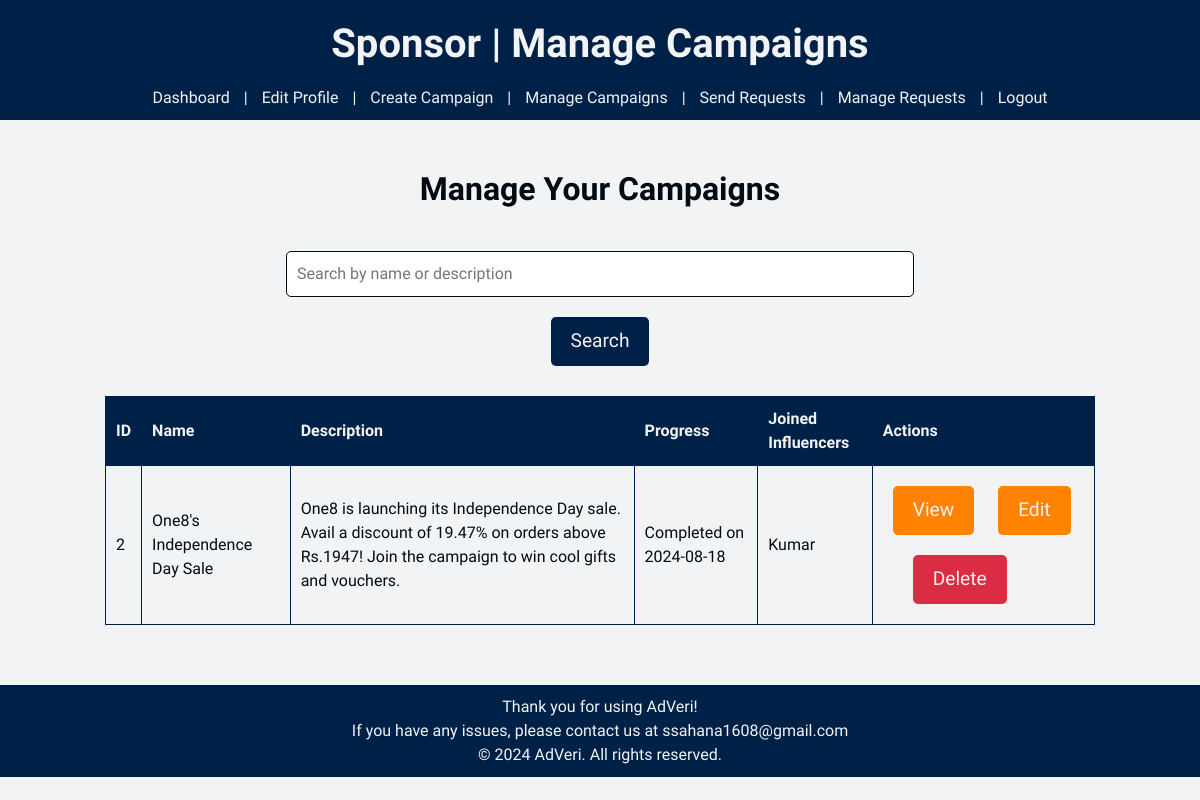
Page /sponsor/manage_campaigns (signed in) on the committed database.
### models.py (models this page shows)
class Campaign(db.Model):
    __tablename__ = 'campaigns'
    id = db.Column(db.Integer, primary_key=True, autoincrement=True)
    sponsor_id = db.Column(db.Integer, db.ForeignKey('sponsors.user_id'), nullable=False)
    name = db.Column(db.String(120), nullable=False)
    description = db.Column(db.Text, nullable=False)
    start_date = db.Column(db.Date, nullable=False)
    end_date = db.Column(db.Date, nullable=False)
    budget = db.Column(db.Float, nullable=False)
    visibility = db.Column(db.String(20), nullable=False)
    goals = db.Column(db.Text, nullable=False)
    ad_requests = db.relationship('AdRequest', backref='campaign', lazy=True, cascade="all, delete-orphan")
    flagged = db.relationship('Flagged', backref='campaign', lazy=True, cascade="all, delete-orphan")

class Influencer(db.Model):
    __tablename__ = 'influencers'
    id = db.Column(db.Integer, primary_key=True, autoincrement=True)
    user_id = db.Column(db.Integer, db.ForeignKey('users.id'), nullable=False)
    name = db.Column(db.String(120), unique = True, nullable=False)
    category = db.Column(db.String(120), nullable=False)
    niche = db.Column(db.String(120), nullable=False)
    reach = db.Column(db.Integer, nullable=False)
    platform = db.Column(db.String, nullable=False)
    earnings = db.Column(db.Float, default = 0, nullable = False)
    ad_requests = db.relationship('AdRequest', backref='influencer', lazy=True, cascade="all, delete-orphan")

### app.py (the view)
@app.route('/sponsor/manage_campaigns', methods = ['GET', 'POST'])
def sponsor_manage_campaigns():
    if 'user_id' not in session or session.get('role') != 'Sponsor':
        flash('Please log in as a sponsor to access this page.', 'error')
        return redirect(url_for('login'))
    sponsor_id = session['user_id']
    search_query = request.args.get('search', '')
    if search_query:
        campaigns = Campaign.query.filter(
            Campaign.name.ilike(f'%{search_query}%') |
            Campaign.description.ilike(f'%{search_query}%')
        ).all()
    else:
        campaigns = Campaign.query.filter(Campaign.sponsor_id == sponsor_id).all()
    campaign_details = []
    joined_influencers = []
    today = datetime.today().date()
    for campaign in campaigns:
        days_passed = (today - campaign.start_date).days
        total_days = (campaign.end_date - campaign.start_date).days
        progress = (days_passed / total_days) * 100 if total_days > 0 else 0
        if progress >= 100:
            progress = f'Completed on {campaign.end_date}'
        joined_influencers = db.session.query(Influencer.name).join(
            AdRequest, Influencer.user_id == AdRequest.influencer_id
        ).filter(
            AdRequest.campaign_id == campaign.id,
            AdRequest.status == 'Accepted'
        ).all()
        campaign_details.append({
            'campaign': campaign,
            'progress': progress or 0,
            'joined_influencers': [name for name, in joined_influencers] or []
        })
    return render_template('sponsor/manage_campaign.html',
                            campaigns = campaign_details)

### templates/sponsor/manage_campaign.html (shortened to what this page needs)
<!DOCTYPE html>
<html lang="en">
<head>
    <link href="https://cdn.jsdelivr.net/npm/bootstrap@5.0.2/dist/css/bootstrap.min.css" rel="stylesheet">
    <link rel="stylesheet" href="{{ url_for('static', filename='styles.css') }}">
</head>
<body>
    <header>
        <h1>Sponsor | Manage Campaigns</h1>
        <a href="{{ url_for('sponsor_dashboard')}}">Dashboard</a> |
        <a href="{{ url_for('sponsor_edit_profile') }}">Edit Profile</a> |
        <a href="{{ url_for('sponsor_create_campaign')}}">Create Campaign</a> |
        <a href="{{ url_for('sponsor_manage_campaigns') }}">Manage Campaigns</a> |
        <a href="{{ url_for('sponsor_send_request')}}">Send Requests</a> |
        <a href="{{ url_for('sponsor_manage_requests') }}">Manage Requests</a> |
        <a href="{{ url_for('logout')}}">Logout</a>
    </header>
    <div class="container">
        <h2>Manage Your Campaigns</h2>
        {% if campaigns %}
        {% for detail in campaigns %}
        <form method="GET" action="{{ url_for('sponsor_manage_campaigns') }}">
            <input type="text" name="search" placeholder="Search by name or description" value="{{ request.args.get('search', '') }}">
            <button type="submit" class="btn btn-search">Search</button>
        </form>
        <table>
            <thead>
                <tr>
                    <th>ID</th>
                    <th>Name</th>
                    <th>Description</th>
                    <th>Progress</th>
                    <th>Joined Influencers</th>
                    <th>Actions</th>
                </tr>
            </thead>
            <tbody>
                <tr>
                    <td>{{ detail.campaign.id }}</td>
                    <td>{{ detail.campaign.name }}</td>
                    <td>{{ detail.campaign.description }}</td>
                    <td>
                        {% if detail.progress is string %}
                        {{ detail.progress }}
                    {% else %}
                        {{ detail.progress }}%
                    {% endif %}
                </td>
                    <td>
                        {% for influencer in detail.joined_influencers %}
                            {{ influencer }}<br>
                        {% endfor %}
                    </td>
                    <td>
                        <a href="#viewModal{{ detail.campaign.id }}" class="btn btn-view">View</a>
                        <a href="#editModal{{ detail.campaign.id }}" class="btn btn-edit">Edit</a>
                        <form method="POST" action="{{ url_for('sponsor_delete_campaign') }}" style="display:inline;">
                            <button type="submit" class="btn btn-delete">Delete</button>
                        </form>
                    </td>
                </tr>
            </tbody>
        </table>
        {% endfor %}
        {% else %}
        <p>Create campaigns to manage them.</p>
        {% endif %}
    </div>
    <footer>
        Thank you for using AdVeri! <br>
        If you have any issues, please contact us at ssahana1608@gmail.com <br>
        &copy; 2024 AdVeri. All rights reserved.
    </footer>
</body>
</html>

### static/styles.css (style rules this page uses)
:root { --rich-black: #010b13ff; --oxford-blue: #002147ff; --rusty-red: #da2c43ff; --antiflash-white: #f2f3f4ff; --ut-orange: #ff8200ff; --dartmouth-green: #00693eff; }
body { font-family: 'Work Sans', sans-serif; color: var(--rich-black); background-color: var(--antiflash-white); align-items: center; margin: 0; padding: 0; text-align: center; display: flex; flex-direction: column; justify-content: center; }
h1, h2, h3 { text-align: center; padding: 10px; font-weight: bold; }
header { font-family: 'Eagle Lake', cursive; background-color: var(--oxford-blue); color: var(--antiflash-white); text-align: center; margin: 0; font-size: 1rem; top: 0; width: 100%; text-align: center; left: 0; padding: 10px; }
footer { color: var(--antiflash-white); font-family: 'Eagle Lake', sans-serif; background-color: var(--oxford-blue); text-align: center; margin: 0; font-size: 1rem; bottom: 0; width: 100%; text-align: center; left: 0; z-index: 999; padding: 10px; }
a { background-color: var(--oxford-blue); color: var(--antiflash-white); text-decoration: none; padding: 5px 10px; }
.container { width: 100%; display: flex; flex-direction: column; align-items: center; padding: 20px; margin: 20px; }
.btn { display: inline-block; font-family: 'Work Sans', sans-serif; padding: 10px 20px; margin: 10px; color: var(--antiflash-white); text-decoration: none; font-size: 1.2em; border-radius: 5px; border: none; cursor: pointer; }
.btn-search { background-color: var(--oxford-blue); }
.btn-edit { background-color: var(--ut-orange); }
.btn-delete { background-color: var(--rusty-red); }
.btn-view { background-color: var(--ut-orange); }
input, select { padding: 10px; margin-bottom: 10px; border-radius: 5px; width: 300px; }
table { width: 90%; border-collapse: collapse; margin-bottom: 20px; justify-content: center; align-items: center; }
th { background-color: var(--oxford-blue); color: var(--antiflash-white); font-weight: bold; border: 1px solid var(--oxford-blue); padding: 10px; text-align: left; }
td { border: 1px solid var(--oxford-blue); padding: 10px; text-align: left; }
form { background-color: var(--antiflash-white); color: var(--rich-black); padding: 20px; border-radius: 10px; width: 75%; display: flex; flex-direction: column; align-items: center; }
form input, form textarea, form select { width: 80%; padding: 10px; margin-top: 5px; margin-bottom: 10px; border: 1px solid var(--rich-black); border-radius: 5px; }
form button { color: var(--antiflash-white); padding: 10px 20px; border: none; border-radius: 5px; cursor: pointer; }

### rows in the picture
Campaign: campaign.id "2", campaign.name "One8's Independence Day Sale", campaign.description "One8 is launching its Independence Day sale. Avail a discount of 19.47% on orders above Rs.1947! Join the campaign to win cool gifts and vouchers."
Influencer: name "Kumar"

### other values in the picture
{{ detail.progress }} "Completed on 2024-08-18"
